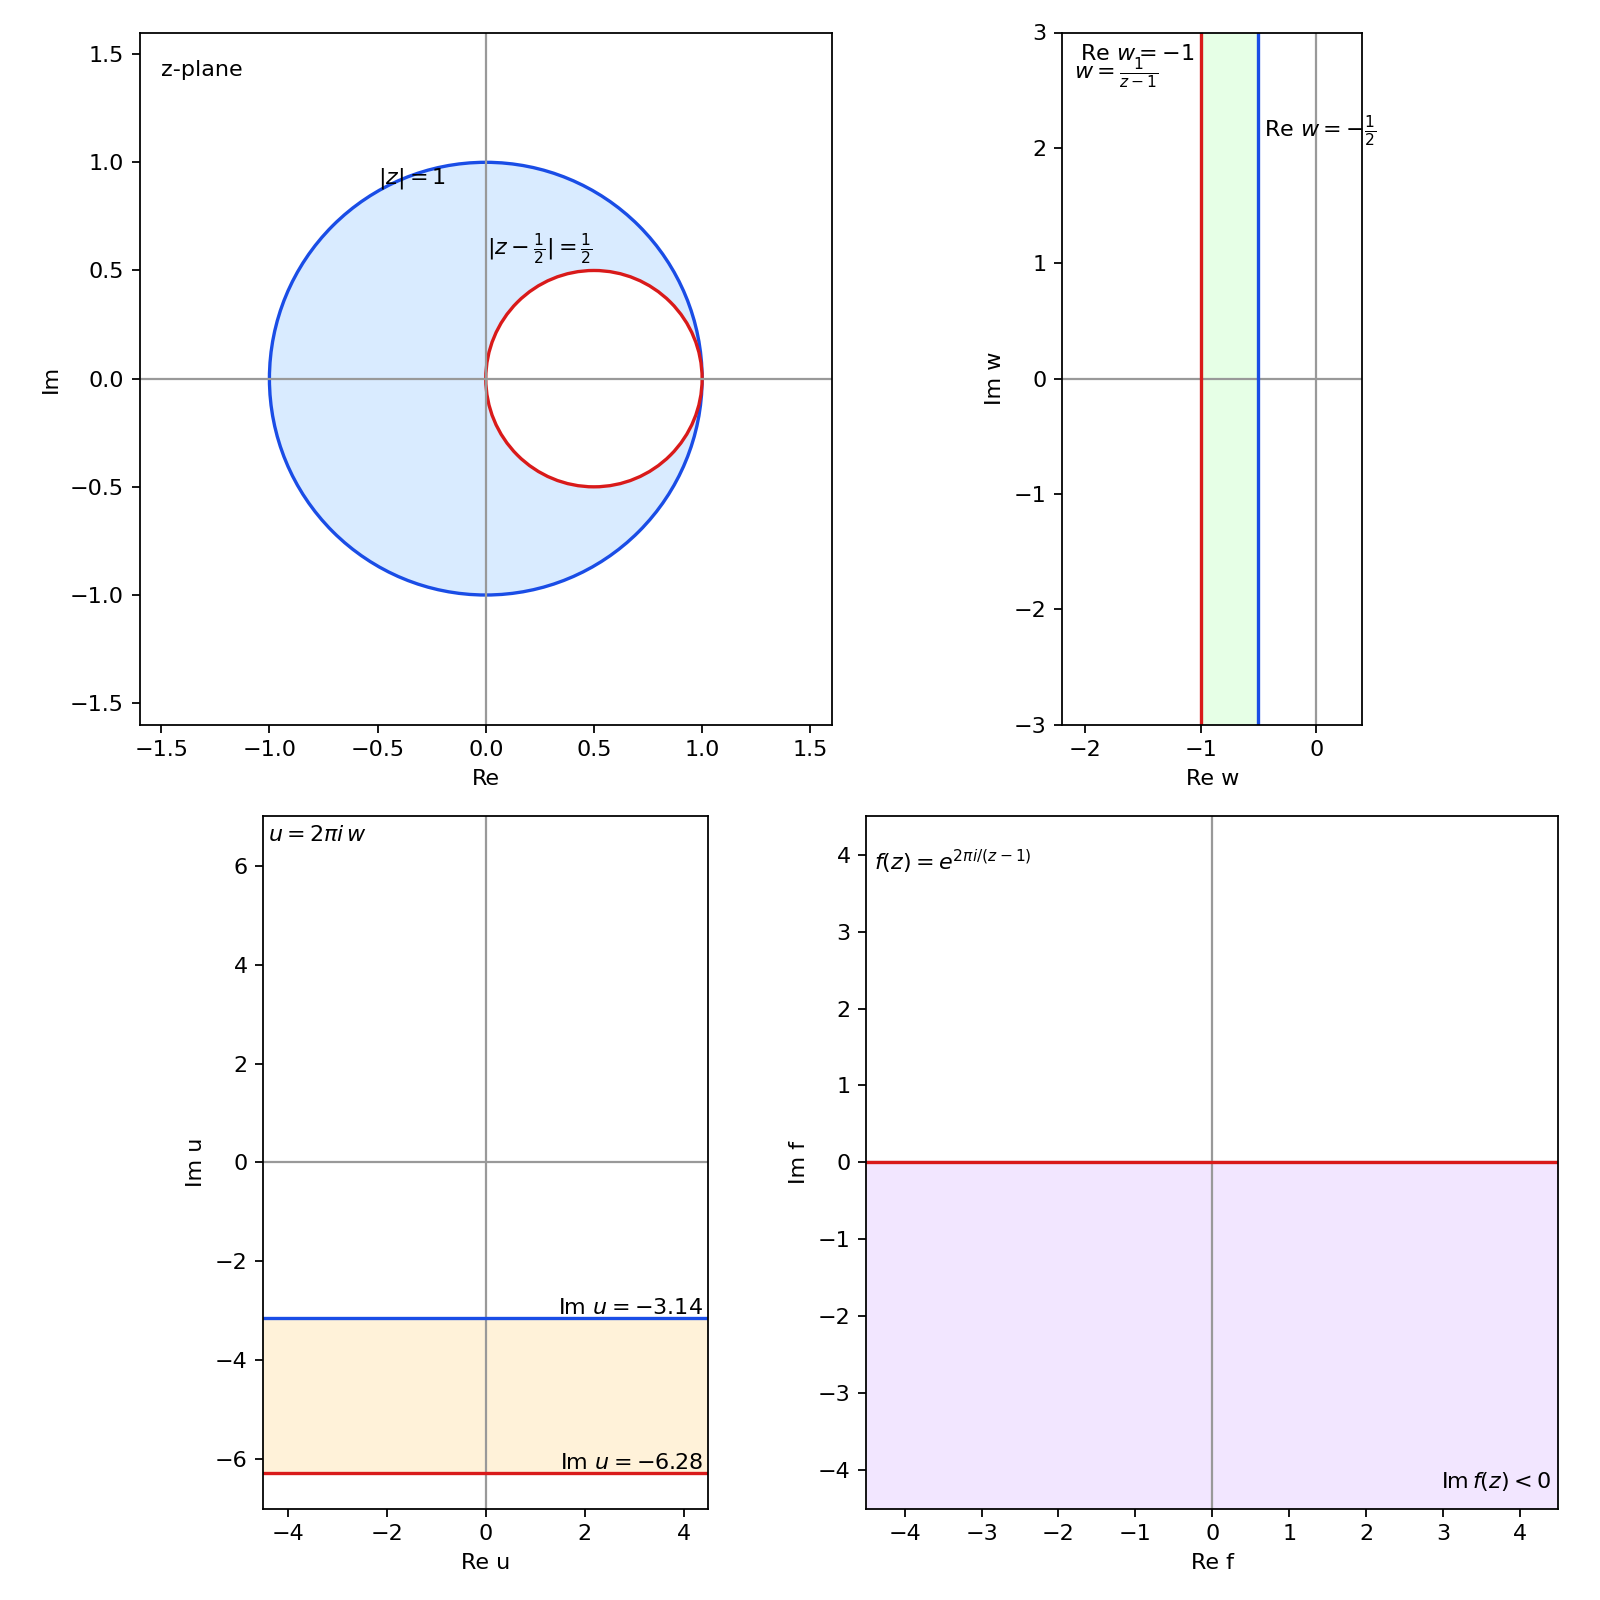

Generate this figure with Python:
# Matplotlib visualization for f(z) = exp(2π i/(z-1))
# Panels: original region -> vertical strip (1/(z-1)) -> horizontal strip (2π i·) -> half-plane (exp)
# Toggle want_lower=True to visualize the lower half-plane variant using u in (π,2π) (i.e., exp(+2π i w) with Re(w)>0).
# For the exact mapping f(z)=exp(2π i/(z-1)) on the given domain, the final image is the UPPER half-plane.

import math
import matplotlib.pyplot as plt
from matplotlib.patches import Circle, Rectangle

# ---- Config ----
want_lower = True  # Default to lower half-plane variant for the final exp map.

# Colors
fillA = (0.85, 0.92, 1.00)
fillB = (0.90, 1.00, 0.90)
fillC = (1.00, 0.95, 0.85)
fillD = (0.95, 0.90, 1.00)
lineBlue = (0.1, 0.3, 0.9)
lineRed = (0.85, 0.1, 0.1)
axisGray = (0.6, 0.6, 0.6)

fig, axs = plt.subplots(2, 2, figsize=(10, 10), dpi=160)

# Helper to draw axes with lines through origin
def draw_axes(ax, xmin, xmax, ymin, ymax, xlabel="Re", ylabel="Im"):
    ax.axhline(0, color=axisGray, lw=1)
    ax.axvline(0, color=axisGray, lw=1)
    ax.set_xlim(xmin, xmax)
    ax.set_ylim(ymin, ymax)
    ax.set_aspect("equal", adjustable="box")
    ax.set_xlabel(xlabel)
    ax.set_ylabel(ylabel)
    ax.grid(False)

# ----------------- Panel A: z-plane, original region -----------------
ax = axs[0, 0]
draw_axes(ax, -1.6, 1.6, -1.6, 1.6)

# Fill big circle, then punch a hole with a white small circle
big = Circle((0.0, 0.0), 1.0, facecolor=fillA, edgecolor=lineBlue, lw=1.5)
small = Circle((0.5, 0.0), 0.5, facecolor="white", edgecolor=lineRed, lw=1.5)
ax.add_patch(big)
ax.add_patch(small)

ax.text(math.cos(2*math.pi/3), math.sin(2*math.pi/3), r"$|z|=1$", ha="left", va="bottom")
ax.text(0.25, 0.52, r"$|z-\frac{1}{2}|=\frac{1}{2}$", ha="center", va="bottom")
ax.text(-1.5, 1.4, "z-plane", color="black")

# ----------------- Panel B: w = 1/(z-1) -> vertical strip -----------------
ax = axs[0, 1]
draw_axes(ax, -2.2, 0.4, -3.0, 3.0, xlabel="Re w", ylabel="Im w")

# Boundaries map to vertical lines at Re(w)=-1 (from |z-1/2|=1/2) and Re(w)=-1/2 (from |z|=1)
x1, x2 = -1.0, -0.5
rect = Rectangle((x1, -3.0), (x2 - x1), 6.0, facecolor=fillB, edgecolor=None)
ax.add_patch(rect)
ax.plot([x1, x1], [-3.0, 3.0], color=lineRed, lw=1.5)
ax.plot([x2, x2], [-3.0, 3.0], color=lineBlue, lw=1.5)
ax.text(x1-0.05, 2.9, r"$\operatorname{Re}\,w=-1$", ha="right", va="top", color="black")
ax.text(x2+0.05, 2.3, r"$\operatorname{Re}\,w=-\frac{1}{2}$", ha="left", va="top", color="black")
ax.text(-2.1, 2.6, r"$w=\frac{1}{z-1}$")

# ----------------- Panel C: u = 2π i w -> horizontal strip -----------------
ax = axs[1, 0]
draw_axes(ax, -4.5, 4.5, -7.0, 7.0, xlabel="Re u", ylabel="Im u")

# Im(u) = 2π Re(w). For visualization, show the parallel strip −2π < Im u < −π under u = 2π i w.
ylow, yhigh = -2*math.pi, -math.pi
u_label = r"$u=2\pi i\,w$"

rect = Rectangle((-4.5, ylow), 9.0, (yhigh - ylow), facecolor=fillC, edgecolor=None)
ax.add_patch(rect)
ax.plot([-4.5, 4.5], [ylow, ylow], color=lineRed, lw=1.5)
ax.plot([-4.5, 4.5], [yhigh, yhigh], color=lineBlue, lw=1.5)
ax.text(4.4, ylow, rf"$\operatorname{{Im}}\,u={ylow:.3g}$", ha="right", va="bottom")
ax.text(4.4, yhigh, rf"$\operatorname{{Im}}\,u={yhigh:.3g}$", ha="right", va="bottom")
ax.text(-4.4, 6.5, u_label)

# ----------------- Panel D: f = exp(u) -> half-plane -----------------
ax = axs[1, 1]
draw_axes(ax, -4.5, 4.5, -4.5, 4.5, xlabel="Re f", ylabel="Im f")

if want_lower:
    # Shade lower half-plane (Im f < 0)
    rect = Rectangle((-4.5, -4.5), 9.0, 4.5, facecolor=fillD, edgecolor=None)
    ax.add_patch(rect)
    label = r"$\operatorname{Im} f(z) < 0$"
else:
    # Shade upper half-plane (Im f > 0)
    rect = Rectangle((-4.5, 0.0), 9.0, 4.5, facecolor=fillD, edgecolor=None)
    ax.add_patch(rect)
    label = r"$\operatorname{Im} f(z) > 0$"

# Real axis boundary
ax.plot([-4.5, 4.5], [0, 0], color=lineRed, lw=1.5)
ax.text(4.4, 4.3 if not want_lower else -4.3, label, ha="right", va="top" if not want_lower else "bottom")
ax.text(-4.4, 3.8, r"$f(z)=e^{2\pi i/(z-1)}$")

plt.tight_layout()
plt.savefig("conformal-mapping.png")
print("Saved conformal-mapping.png")
